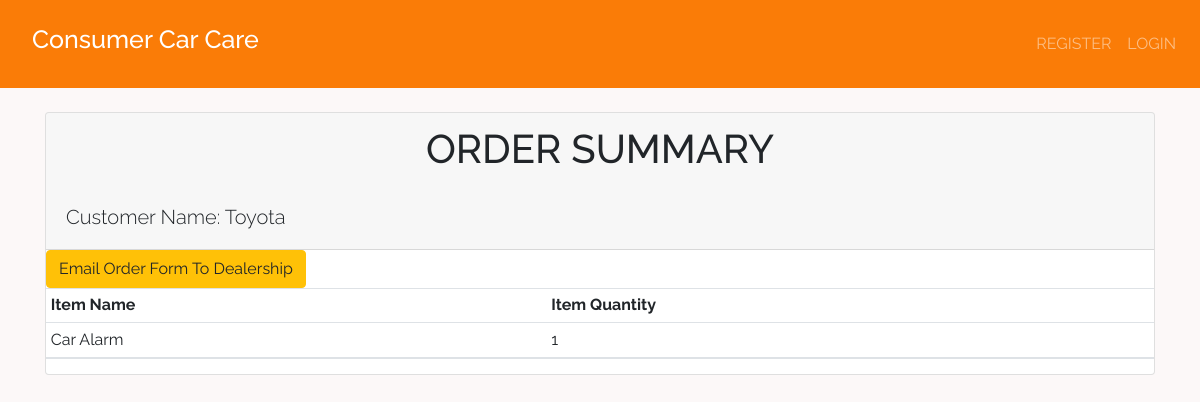
The page /receipt/43/ on the database its author committed.
### product/models.py (models this page shows, shortened)
class Sale(models.Model):
    item = models.ForeignKey(Product, on_delete = models.CASCADE)
    quantity = models.IntegerField(default = 0, null = True, blank = True)
    car_dealership = models.CharField(max_length = 50, null = True, blank = True)

class Product(models.Model):
    category_name = models.ForeignKey(Category, on_delete = models.CASCADE,null = True, blank = True )
    item_name = models.CharField(max_length = 50, null = True, blank = True)
    total_quantity = models.IntegerField(default = 0, null = True, blank = True)
    issued_quantity = models.IntegerField(default = 0, null = True, blank = True)
    received_quantity = models.IntegerField(default = 0, null = True, blank = True)
    def __str__(self):
        return self.item_name

### product/views.py (the view)
# urls.py: path('receipt/<int:receipt_id>/', views.receipt_detail, name='receipt_detail'),
def receipt_detail(request, receipt_id):
    receipt = Sale.objects.get(id = receipt_id)
    return render(request, 'product/receipt_detail.html', {'receipt': receipt})

### product/templates/product/receipt_detail.html (shortened to what this page needs)
{% extends 'product/base.html'%}
{% block content%}
<br />
<div class="container">
  <div class="row">
    <div class="col-md-12">
      <div class="card">
        <div class="card-header">
          <h1 class="text-center">ORDER SUMMARY</h1><br>
          <h2 class="lead">Customer Name: {{receipt.car_dealership | title}}</h2>
        </div>
        <div class="card-block">
          <div class="table-responsive">
            <table class="table table-sm">
              <thead>
                <tr>
                  <td><strong>Item Name</strong></td>
                  <td class="text-xs-center"><strong>Item Quantity</strong></td>
                </tr>
              </thead>
              <tbody>
                <tr>
                  <td>{{receipt.item| title}}</td>
                  <td class="text-xs-center">{{receipt.quantity }}</td>
                </tr>
              </tbody>
              <tbody>
                <tr>
                  <a href="{% url 'product:receipt' %}" >
                    <input
                    type="submit"
                    value="Email Order Form To Dealership"
                    class="btn btn-secondary btn btn-warning"
                    btn type="button"
                    />
                  </a>
                </tr>
              </tbody>
            </table>
          </div>
        </div>
      </div>
    </div>
  </div>
</div>
{% endblock %}

### product/static/css/main.css (style rules this page uses)
html, body { position: relative; overflow-x: hidden; width: 100%; height: 100vh; display: table; position: relative; background-position: center; background-attachment: scroll; -o-background-size: cover; -moz-background-size: cover; -webkit-background-size: cover; background-size: cover; background-repeat: no-repeat; }
body { background-color: hsl(0, 33%, 98%); font-family: 'raleway'; }

### rows shown on the page
Sale: car_dealership "Toyota", item "Car Alarm", quantity "1"
